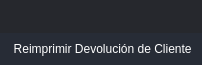
       <widget class="QFrame" name="frame_top">
        <property name="minimumSize">
         <size>
          <width>0</width>
          <height>65</height>
         </size>
        </property>
        <property name="maximumSize">
         <size>
          <width>16777215</width>
          <height>65</height>
         </size>
        </property>
        <property name="styleSheet">
         <string notr="true">background-color: transparent;</string>
        </property>
        <property name="frameShape">
         <enum>QFrame::NoFrame</enum>
        </property>
        <property name="frameShadow">
         <enum>QFrame::Raised</enum>
        </property>
        <layout class="QHBoxLayout" name="horizontalLayout_3">
         <property name="spacing">
          <number>0</number>
         </property>
         <property name="leftMargin">
          <number>0</number>
         </property>
         <property name="topMargin">
          <number>0</number>
         </property>
         <property name="rightMargin">
          <number>0</number>
         </property>
         <property name="bottomMargin">
          <number>0</number>
         </property>
         <item>
          <widget class="QFrame" name="frame_toggle">
           <property name="maximumSize">
            <size>
             <width>70</width>
             <height>16777215</height>
            </size>
           </property>
           <property name="styleSheet">
            <string notr="true">background-color: rgb(27, 29, 35);</string>
           </property>
           <property name="frameShape">
            <enum>QFrame::NoFrame</enum>
           </property>
           <property name="frameShadow">
            <enum>QFrame::Raised</enum>
           </property>
           <layout class="QVBoxLayout" name="verticalLayout_3">
            <property name="spacing">
             <number>0</number>
            </property>
            <property name="leftMargin">
             <number>0</number>
            </property>
            <property name="topMargin">
             <number>0</number>
            </property>
            <property name="rightMargin">
             <number>0</number>
            </property>
            <property name="bottomMargin">
             <number>0</number>
            </property>
           </layout>
          </widget>
         </item>
         <item>
          <widget class="QFrame" name="frame_top_right">
           <property name="styleSheet">
            <string notr="true">background: transparent;</string>
           </property>
           <property name="frameShape">
            <enum>QFrame::NoFrame</enum>
           </property>
           <property name="frameShadow">
            <enum>QFrame::Raised</enum>
           </property>
           <layout class="QVBoxLayout" name="verticalLayout_2">
            <property name="spacing">
             <number>0</number>
            </property>
            <property name="leftMargin">
             <number>0</number>
            </property>
            <property name="topMargin">
             <number>0</number>
            </property>
            <property name="rightMargin">
             <number>0</number>
            </property>
            <property name="bottomMargin">
             <number>0</number>
            </property>
            <item>
             <widget class="QFrame" name="frame_top_btns">
              <property name="maximumSize">
               <size>
                <width>16777215</width>
                <height>42</height>
               </size>
              </property>
              <property name="styleSheet">
               <string notr="true">background-color: rgba(27, 29, 35, 200)</string>
              </property>
              <property name="frameShape">
               <enum>QFrame::NoFrame</enum>
              </property>
              <property name="frameShadow">
               <enum>QFrame::Raised</enum>
              </property>
              <layout class="QHBoxLayout" name="horizontalLayout_4">
               <property name="spacing">
                <number>0</number>
               </property>
               <property name="leftMargin">
                <number>0</number>
               </property>
               <property name="topMargin">
                <number>0</number>
               </property>
               <property name="rightMargin">
                <number>0</number>
               </property>
               <property name="bottomMargin">
                <number>0</number>
               </property>
               <item>
                <widget class="QFrame" name="frame_label_top_btns">
                 <property name="sizePolicy">
                  <sizepolicy hsizetype="Expanding" vsizetype="Preferred">
                   <horstretch>0</horstretch>
                   <verstretch>0</verstretch>
                  </sizepolicy>
                 </property>
                 <property name="frameShape">
                  <enum>QFrame::NoFrame</enum>
                 </property>
                 <property name="frameShadow">
                  <enum>QFrame::Raised</enum>
                 </property>
                 <layout class="QHBoxLayout" name="horizontalLayout_10">
                  <property name="spacing">
                   <number>0</number>
                  </property>
                  <property name="leftMargin">
                   <number>5</number>
                  </property>
                  <property name="topMargin">
                   <number>0</number>
                  </property>
                  <property name="rightMargin">
                   <number>10</number>
                  </property>
                  <property name="bottomMargin">
                   <number>0</number>
                  </property>
                 </layout>
                </widget>
               </item>
               <item alignment="Qt::AlignRight">
                <widget class="QFrame" name="frame_btns_right">
                 <property name="sizePolicy">
                  <sizepolicy hsizetype="Expanding" vsizetype="Preferred">
                   <horstretch>0</horstretch>
                   <verstretch>0</verstretch>
                  </sizepolicy>
                 </property>
                 <property name="maximumSize">
                  <size>
                   <width>120</width>
                   <height>16777215</height>
                  </size>
                 </property>
                 <property name="frameShape">
                  <enum>QFrame::NoFrame</enum>
                 </property>
                 <property name="frameShadow">
                  <enum>QFrame::Raised</enum>
                 </property>
                 <layout class="QHBoxLayout" name="horizontalLayout_5">
                  <property name="spacing">
                   <number>0</number>
                  </property>
                  <property name="leftMargin">
                   <number>0</number>
                  </property>
                  <property name="topMargin">
                   <number>0</number>
                  </property>
                  <property name="rightMargin">
                   <number>0</number>
                  </property>
                  <property name="bottomMargin">
                   <number>0</number>
                  </property>
                 </layout>
                </widget>
               </item>
              </layout>
             </widget>
            </item>
            <item>
             <widget class="QFrame" name="frame_top_info">
              <property name="maximumSize">
               <size>
                <width>16777215</width>
                <height>65</height>
               </size>
              </property>
              <property name="styleSheet">
               <string notr="true">background-color: rgb(39, 44, 54);</string>
              </property>
              <property name="frameShape">
               <enum>QFrame::NoFrame</enum>
              </property>
              <property name="frameShadow">
               <enum>QFrame::Raised</enum>
              </property>
              <layout class="QHBoxLayout" name="horizontalLayout_8">
               <property name="spacing">
                <number>0</number>
               </property>
               <property name="leftMargin">
                <number>10</number>
               </property>
               <property name="topMargin">
                <number>0</number>
               </property>
               <property name="rightMargin">
                <number>10</number>
               </property>
               <property name="bottomMargin">
                <number>0</number>
               </property>
               <item>
                <widget class="QLabel" name="label">
                 <property name="styleSheet">
                  <string notr="true">font: 75 16pt &quot;MS Shell Dlg 2&quot;;
color: rgb(255, 255, 255);</string>
                 </property>
                 <property name="text">
                  <string> Reimprimir Devolución de Cliente</string>
                 </property>
                 <property name="alignment">
                  <set>Qt::AlignCenter</set>
                 </property>
                </widget>
               </item>
              </layout>
             </widget>
            </item>
           </layout>
          </widget>
         </item>
        </layout>
       </widget>
